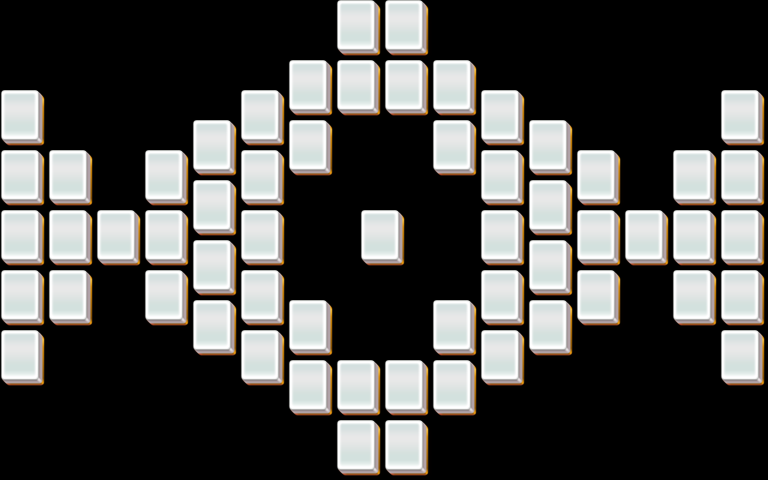

A 2D game scene composited from a Tiled map and its tileset images. What follows is a short description and the map's XML, with each tile layer's data collapsed to a summary:
An orthogonal 32x16 tile map with 24x30 px tiles, 5 tile layers (layer1, layer2, layer3, layer4, ...).

<map version="1.0" orientation="orthogonal" width="32" height="16" tilewidth="24" tileheight="30">
 <properties>
  <property name="species" value="20" />
 </properties>
 <tileset firstgid="1" name="mahjong" tilewidth="48" tileheight="60">
  <image source="mahjong.png" width="48" height="60" />
 </tileset>
 <layer name="layer1" width="32" height="16">
  <data>[512 cells, 59 non-empty, 1 distinct tile ids]</data>
 </layer>
 <layer name="layer2" width="32" height="16">
  <data>[512 cells, 59 non-empty, 1 distinct tile ids]</data>
 </layer>
 <layer name="layer3" width="32" height="16">
  <data>[512 cells, 0 non-empty, 0 distinct tile ids]</data>
 </layer>
 <layer name="layer4" width="32" height="16">
  <data>[512 cells, 0 non-empty, 0 distinct tile ids]</data>
 </layer>
 <layer name="layer5" width="32" height="16">
  <data>[512 cells, 0 non-empty, 0 distinct tile ids]</data>
 </layer>
</map>
